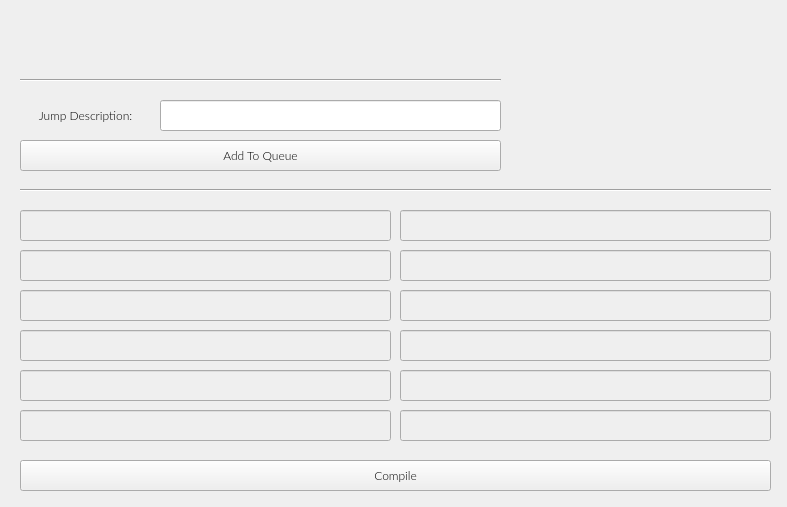
<?xml version="1.0" encoding="UTF-8"?>
<ui version="4.0">
 <class>Form</class>
 <widget class="QWidget" name="Form">
  <property name="geometry">
   <rect>
    <x>0</x>
    <y>0</y>
    <width>787</width>
    <height>507</height>
   </rect>
  </property>
  <property name="font">
   <font>
    <family>Lato Light</family>
   </font>
  </property>
  <property name="windowTitle">
   <string>Form</string>
  </property>
  <widget class="Line" name="line_2">
   <property name="geometry">
    <rect>
     <x>20</x>
     <y>70</y>
     <width>481</width>
     <height>21</height>
    </rect>
   </property>
   <property name="orientation">
    <enum>Qt::Horizontal</enum>
   </property>
  </widget>
  <widget class="QPushButton" name="openFileBtn_3">
   <property name="geometry">
    <rect>
     <x>20</x>
     <y>460</y>
     <width>751</width>
     <height>31</height>
    </rect>
   </property>
   <property name="font">
    <font>
     <family>Lato Light</family>
    </font>
   </property>
   <property name="text">
    <string>Compile</string>
   </property>
  </widget>
  <widget class="QWidget" name="horizontalLayoutWidget">
   <property name="geometry">
    <rect>
     <x>0</x>
     <y>10</y>
     <width>501</width>
     <height>61</height>
    </rect>
   </property>
   <layout class="QHBoxLayout" name="horizontalLayout">
    <item>
     <spacer name="horizontalSpacer">
      <property name="orientation">
       <enum>Qt::Horizontal</enum>
      </property>
      <property name="sizeHint" stdset="0">
       <size>
        <width>40</width>
        <height>20</height>
       </size>
      </property>
     </spacer>
    </item>
    <item>
     <widget class="QLabel" name="label">
      <property name="sizePolicy">
       <sizepolicy hsizetype="Preferred" vsizetype="Preferred">
        <horstretch>0</horstretch>
        <verstretch>0</verstretch>
       </sizepolicy>
      </property>
      <property name="maximumSize">
       <size>
        <width>330</width>
        <height>60</height>
       </size>
      </property>
      <property name="text">
       <string/>
      </property>
      <property name="pixmap">
       <pixmap>ui_images/appname.png</pixmap>
      </property>
      <property name="scaledContents">
       <bool>true</bool>
      </property>
     </widget>
    </item>
    <item>
     <spacer name="horizontalSpacer_2">
      <property name="orientation">
       <enum>Qt::Horizontal</enum>
      </property>
      <property name="sizeHint" stdset="0">
       <size>
        <width>40</width>
        <height>20</height>
       </size>
      </property>
     </spacer>
    </item>
   </layout>
  </widget>
  <widget class="QLabel" name="label_2">
   <property name="geometry">
    <rect>
     <x>520</x>
     <y>20</y>
     <width>250</width>
     <height>150</height>
    </rect>
   </property>
   <property name="sizePolicy">
    <sizepolicy hsizetype="Preferred" vsizetype="Preferred">
     <horstretch>0</horstretch>
     <verstretch>0</verstretch>
    </sizepolicy>
   </property>
   <property name="maximumSize">
    <size>
     <width>250</width>
     <height>150</height>
    </size>
   </property>
   <property name="text">
    <string/>
   </property>
   <property name="pixmap">
    <pixmap>ui_images/legend.png</pixmap>
   </property>
   <property name="scaledContents">
    <bool>true</bool>
   </property>
  </widget>
  <widget class="Line" name="line_3">
   <property name="geometry">
    <rect>
     <x>20</x>
     <y>180</y>
     <width>751</width>
     <height>21</height>
    </rect>
   </property>
   <property name="orientation">
    <enum>Qt::Horizontal</enum>
   </property>
  </widget>
  <widget class="QLabel" name="label_4">
   <property name="geometry">
    <rect>
     <x>20</x>
     <y>100</y>
     <width>131</width>
     <height>31</height>
    </rect>
   </property>
   <property name="font">
    <font>
     <family>Lato Light</family>
     <pointsize>9</pointsize>
    </font>
   </property>
   <property name="layoutDirection">
    <enum>Qt::LeftToRight</enum>
   </property>
   <property name="text">
    <string>Jump Description:</string>
   </property>
   <property name="alignment">
    <set>Qt::AlignCenter</set>
   </property>
  </widget>
  <widget class="QLineEdit" name="prototypeLe">
   <property name="geometry">
    <rect>
     <x>160</x>
     <y>100</y>
     <width>341</width>
     <height>31</height>
    </rect>
   </property>
   <property name="font">
    <font>
     <family>Lato Light</family>
     <pointsize>9</pointsize>
    </font>
   </property>
   <property name="alignment">
    <set>Qt::AlignCenter</set>
   </property>
   <property name="readOnly">
    <bool>true</bool>
   </property>
  </widget>
  <widget class="QPushButton" name="addBtn">
   <property name="geometry">
    <rect>
     <x>20</x>
     <y>140</y>
     <width>481</width>
     <height>31</height>
    </rect>
   </property>
   <property name="font">
    <font>
     <family>Lato Light</family>
     <pointsize>9</pointsize>
     <kerning>true</kerning>
    </font>
   </property>
   <property name="text">
    <string>Add To Queue</string>
   </property>
  </widget>
  <widget class="QLineEdit" name="prototypeLe_1">
   <property name="enabled">
    <bool>false</bool>
   </property>
   <property name="geometry">
    <rect>
     <x>20</x>
     <y>210</y>
     <width>371</width>
     <height>31</height>
    </rect>
   </property>
   <property name="font">
    <font>
     <family>Lato Light</family>
     <pointsize>9</pointsize>
    </font>
   </property>
   <property name="alignment">
    <set>Qt::AlignCenter</set>
   </property>
   <property name="readOnly">
    <bool>true</bool>
   </property>
  </widget>
  <widget class="QLineEdit" name="prototypeLe_2">
   <property name="enabled">
    <bool>false</bool>
   </property>
   <property name="geometry">
    <rect>
     <x>20</x>
     <y>250</y>
     <width>371</width>
     <height>31</height>
    </rect>
   </property>
   <property name="font">
    <font>
     <family>Lato Light</family>
     <pointsize>9</pointsize>
    </font>
   </property>
   <property name="alignment">
    <set>Qt::AlignCenter</set>
   </property>
   <property name="readOnly">
    <bool>true</bool>
   </property>
  </widget>
  <widget class="QLineEdit" name="prototypeLe_3">
   <property name="enabled">
    <bool>false</bool>
   </property>
   <property name="geometry">
    <rect>
     <x>20</x>
     <y>290</y>
     <width>371</width>
     <height>31</height>
    </rect>
   </property>
   <property name="font">
    <font>
     <family>Lato Light</family>
     <pointsize>9</pointsize>
    </font>
   </property>
   <property name="alignment">
    <set>Qt::AlignCenter</set>
   </property>
   <property name="readOnly">
    <bool>true</bool>
   </property>
  </widget>
  <widget class="QLineEdit" name="prototypeLe_4">
   <property name="enabled">
    <bool>false</bool>
   </property>
   <property name="geometry">
    <rect>
     <x>20</x>
     <y>330</y>
     <width>371</width>
     <height>31</height>
    </rect>
   </property>
   <property name="font">
    <font>
     <family>Lato Light</family>
     <pointsize>9</pointsize>
    </font>
   </property>
   <property name="alignment">
    <set>Qt::AlignCenter</set>
   </property>
   <property name="readOnly">
    <bool>true</bool>
   </property>
  </widget>
  <widget class="QLineEdit" name="prototypeLe_5">
   <property name="enabled">
    <bool>false</bool>
   </property>
   <property name="geometry">
    <rect>
     <x>20</x>
     <y>370</y>
     <width>371</width>
     <height>31</height>
    </rect>
   </property>
   <property name="font">
    <font>
     <family>Lato Light</family>
     <pointsize>9</pointsize>
    </font>
   </property>
   <property name="alignment">
    <set>Qt::AlignCenter</set>
   </property>
   <property name="readOnly">
    <bool>true</bool>
   </property>
  </widget>
  <widget class="QLineEdit" name="prototypeLe_6">
   <property name="enabled">
    <bool>false</bool>
   </property>
   <property name="geometry">
    <rect>
     <x>20</x>
     <y>410</y>
     <width>371</width>
     <height>31</height>
    </rect>
   </property>
   <property name="font">
    <font>
     <family>Lato Light</family>
     <pointsize>9</pointsize>
    </font>
   </property>
   <property name="alignment">
    <set>Qt::AlignCenter</set>
   </property>
   <property name="readOnly">
    <bool>true</bool>
   </property>
  </widget>
  <widget class="QLineEdit" name="prototypeLe_7">
   <property name="enabled">
    <bool>false</bool>
   </property>
   <property name="geometry">
    <rect>
     <x>400</x>
     <y>370</y>
     <width>371</width>
     <height>31</height>
    </rect>
   </property>
   <property name="font">
    <font>
     <family>Lato Light</family>
     <pointsize>9</pointsize>
    </font>
   </property>
   <property name="alignment">
    <set>Qt::AlignCenter</set>
   </property>
   <property name="readOnly">
    <bool>true</bool>
   </property>
  </widget>
  <widget class="QLineEdit" name="prototypeLe_8">
   <property name="enabled">
    <bool>false</bool>
   </property>
   <property name="geometry">
    <rect>
     <x>400</x>
     <y>290</y>
     <width>371</width>
     <height>31</height>
    </rect>
   </property>
   <property name="font">
    <font>
     <family>Lato Light</family>
     <pointsize>9</pointsize>
    </font>
   </property>
   <property name="alignment">
    <set>Qt::AlignCenter</set>
   </property>
   <property name="readOnly">
    <bool>true</bool>
   </property>
  </widget>
  <widget class="QLineEdit" name="prototypeLe_9">
   <property name="enabled">
    <bool>false</bool>
   </property>
   <property name="geometry">
    <rect>
     <x>400</x>
     <y>410</y>
     <width>371</width>
     <height>31</height>
    </rect>
   </property>
   <property name="font">
    <font>
     <family>Lato Light</family>
     <pointsize>9</pointsize>
    </font>
   </property>
   <property name="alignment">
    <set>Qt::AlignCenter</set>
   </property>
   <property name="readOnly">
    <bool>true</bool>
   </property>
  </widget>
  <widget class="QLineEdit" name="prototypeLe_10">
   <property name="enabled">
    <bool>false</bool>
   </property>
   <property name="geometry">
    <rect>
     <x>400</x>
     <y>210</y>
     <width>371</width>
     <height>31</height>
    </rect>
   </property>
   <property name="font">
    <font>
     <family>Lato Light</family>
     <pointsize>9</pointsize>
    </font>
   </property>
   <property name="alignment">
    <set>Qt::AlignCenter</set>
   </property>
   <property name="readOnly">
    <bool>true</bool>
   </property>
  </widget>
  <widget class="QLineEdit" name="prototypeLe_11">
   <property name="enabled">
    <bool>false</bool>
   </property>
   <property name="geometry">
    <rect>
     <x>400</x>
     <y>330</y>
     <width>371</width>
     <height>31</height>
    </rect>
   </property>
   <property name="font">
    <font>
     <family>Lato Light</family>
     <pointsize>9</pointsize>
    </font>
   </property>
   <property name="alignment">
    <set>Qt::AlignCenter</set>
   </property>
   <property name="readOnly">
    <bool>true</bool>
   </property>
  </widget>
  <widget class="QLineEdit" name="prototypeLe_12">
   <property name="enabled">
    <bool>false</bool>
   </property>
   <property name="geometry">
    <rect>
     <x>400</x>
     <y>250</y>
     <width>371</width>
     <height>31</height>
    </rect>
   </property>
   <property name="font">
    <font>
     <family>Lato Light</family>
     <pointsize>9</pointsize>
    </font>
   </property>
   <property name="alignment">
    <set>Qt::AlignCenter</set>
   </property>
   <property name="readOnly">
    <bool>true</bool>
   </property>
  </widget>
 </widget>
 <resources/>
 <connections/>
</ui>
